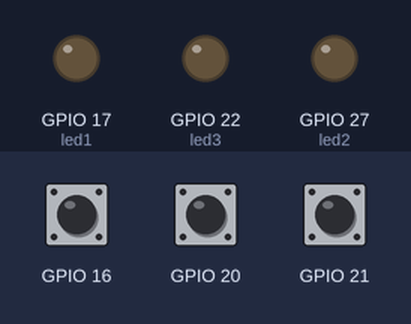
Bench run of a program on a simulated Raspberry Pi (BCM pin numbers). Shown: output pins drawn as LEDs (lit = HIGH). The test bench sets the inputs (shaded band); at power-on: GPIO 16 HIGH, GPIO 20 HIGH, GPIO 21 HIGH. Random numbers come from a fixed seed; what the program prints to the terminal is not drawn. At 11.8 s the program stops and its outputs stay as they are.

Above: at 5.0 s.
5.1 s: GPIO 16 pulled LOW for 0.15 s
At 7.0 s:
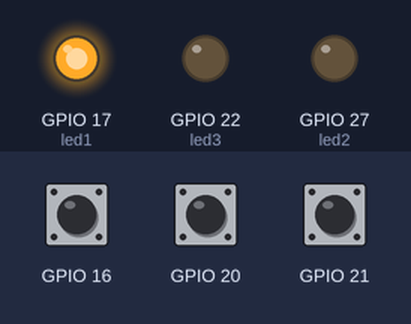
At 8.0 s:
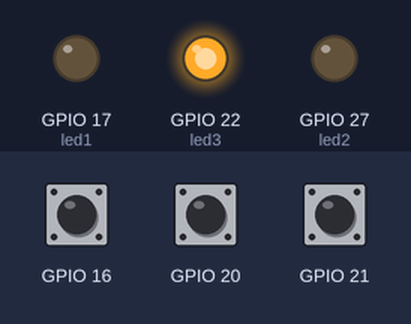
8.2 s: GPIO 20 pulled LOW for 1 s
At 9.7 s:
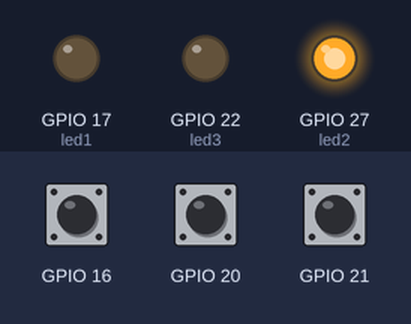
Timing chart, 0 to 13.0 s (numbered marks = the images above; inputs shaded):
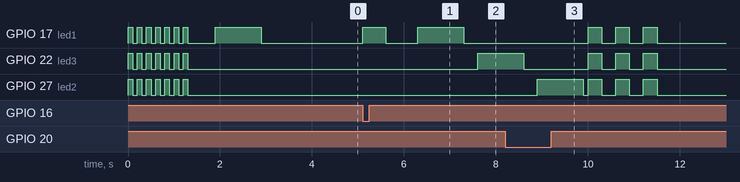

Measured:
- after the input at 5.1 s, GPIO 17 (led1): LOW → HIGH at once, → LOW 0.50 s later, → HIGH 0.70 s later, → LOW 1.0 s later; GPIO 22 (led3): LOW → HIGH after 2.5 s
- after the input at 8.2 s, GPIO 17 (led1): alternates HIGH for 0.30 s and LOW for 0.30 s, 6 changes in all, then stays LOW, starting after 1.8 s; GPIO 27 (led2): LOW → HIGH after 0.70 s, → LOW 1.0 s later, → HIGH 0.10 s later, → LOW 0.30 s later, … (8 changes in this stretch)

The program:

memorygame-final.py
```python
# Raspberry Pi Memory Game
# --------------------------
# Like the "Simon" game
#
# Setup is 3 LEDs (gpio 17,27,22) and 3 buttons (gpio 2,3,4).
# The game comes up with a sequence of LEDs, that the user has to
# "play back" using the buttons.
#
# Win: Game continues if the user repeats the current sequence, in which
#      case the game adds one more LED to the existing sequence until
#      the game is over
#
# Lose: The game ends when the user hits the wrong button for the
#       corresponding LED in the current sequence
#
# Score: Score is the length of the sequence by the time the game
#        is over
#

import RPi.GPIO as gpio
import time
import random

btn1,btn2,btn3 = 16,20,21
led1,led2,led3 = 17,27,22

gameOver=False
ledSequence=[]
ledWait=1

#
# Do all the GPIO pin setup
#
# Modify if you want to change the pins or add more buttons/leds
#
def setup():
    gpio.setmode(gpio.BCM)

    # Setup buttons
    for btn in (btn1, btn2, btn3):
        gpio.setup(btn, gpio.IN, pull_up_down=gpio.PUD_UP)

    # Setup LEDs
    for led in (led1, led2, led3):
        gpio.setup(led, gpio.OUT)
        gpio.output(led, False)

#
# Blink a given led (list)
#
# leds - list of led BCM pin numbers to "blink"
# timeOn - Amount of time to turn LEDs on
# timeOff - How much time to wait after we turn LEDs off (default is 0)
#
def blink(leds, timeOn, timeOff=0.0):
    for led in leds:
        gpio.output(led, True)
    time.sleep(timeOn)

    for led in leds:
        gpio.output(led, False)
    time.sleep(timeOff)

#
# display LED sequence
#
# Shows current LED sequence by blinking each LED
#
def display():
    for led in ledSequence:
        blink([led], ledWait, 0.3)

# Show "game over" animation
#
# Blinks all LEDs on/off a set of times to indicate game is over
#
def animate(repeat, time):
    for i in range(repeat):
        blink([led1,led2,led3], time, time)

# Read pressed button
#
# Reads the currently read button, returns the corresponding LED pin
# number for that button
#
# Returns LED pin number of button pressed
#
def readInput():
    done = False

    setup()

    while not done:
        buttons = []
        for btn in(btn1, btn2, btn3):
            if not gpio.input(btn):
                buttons.append(btn)

        if (len(buttons) == 1):
            done = True
            btn = buttons[0]
            if btn == btn1:
                return led1
            elif btn == btn2:
                return led2
            elif btn == btn3:
                return led3

        time.sleep(0.1)

#
# Game ...
#

setup()
animate(7, 0.1)

while not gameOver:
    time.sleep(0.5)
    ledSequence.append(random.choice( [led1, led2, led3] ))
    display()

    for led in ledSequence:
        button = readInput()

        if (led == button):
            blink([button], 0.5, 0.2)
        else:
            blink([button], ledWait, 0.1)
            gameOver = True
            animate(3, 0.3)
            break

print("Your score is [%d], thank you for playing" % (len(ledSequence)-1))
gpio.cleanup()
```
